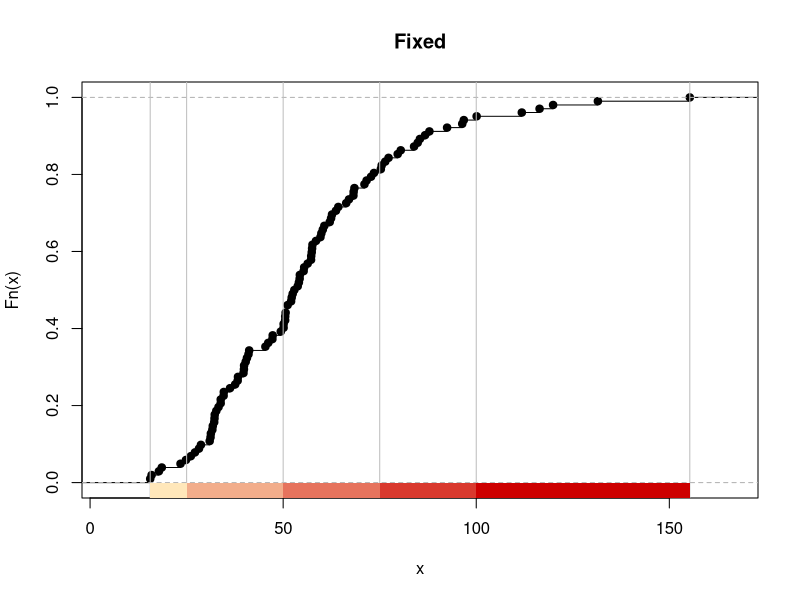
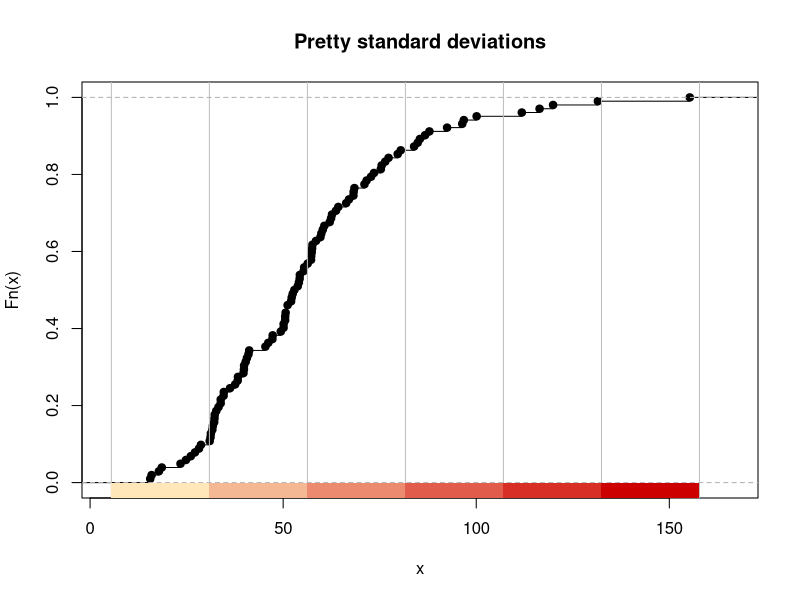
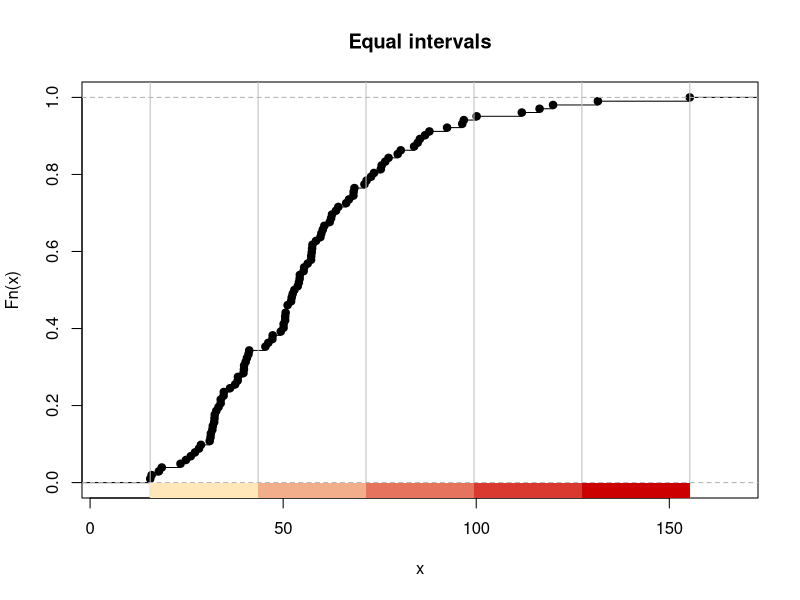
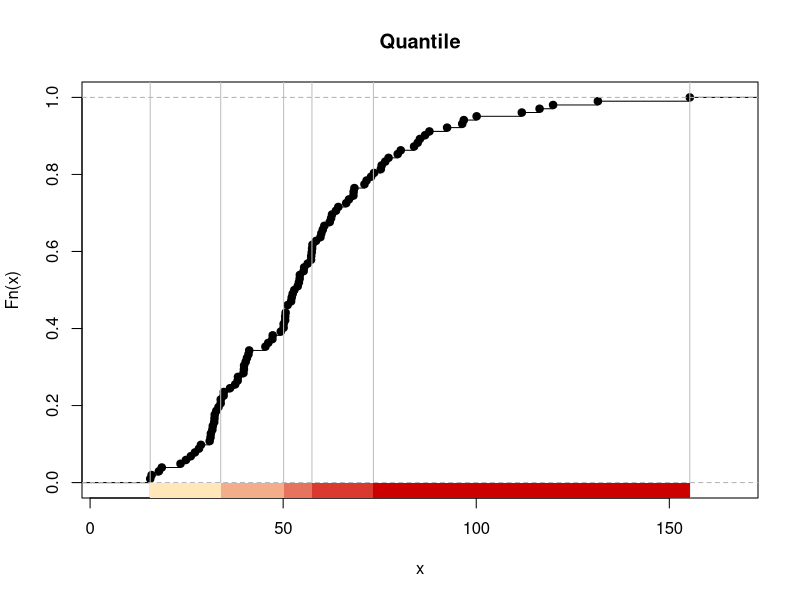
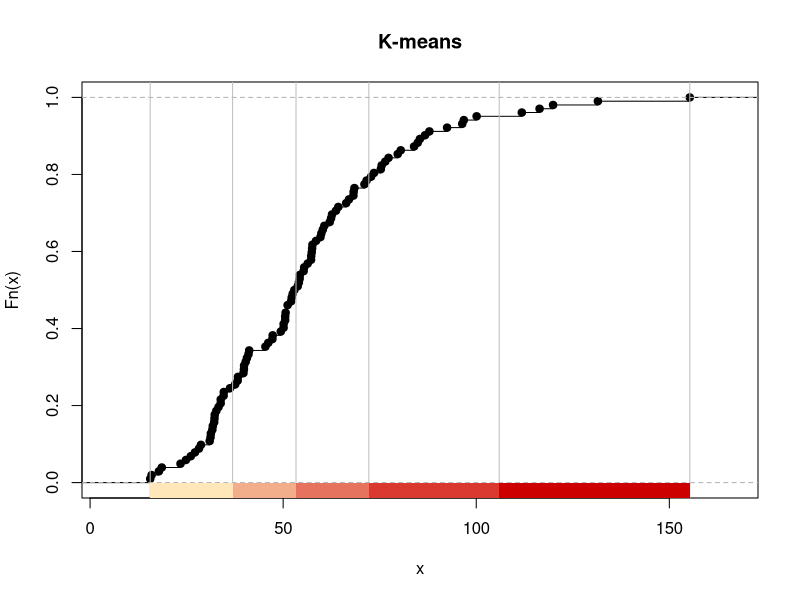
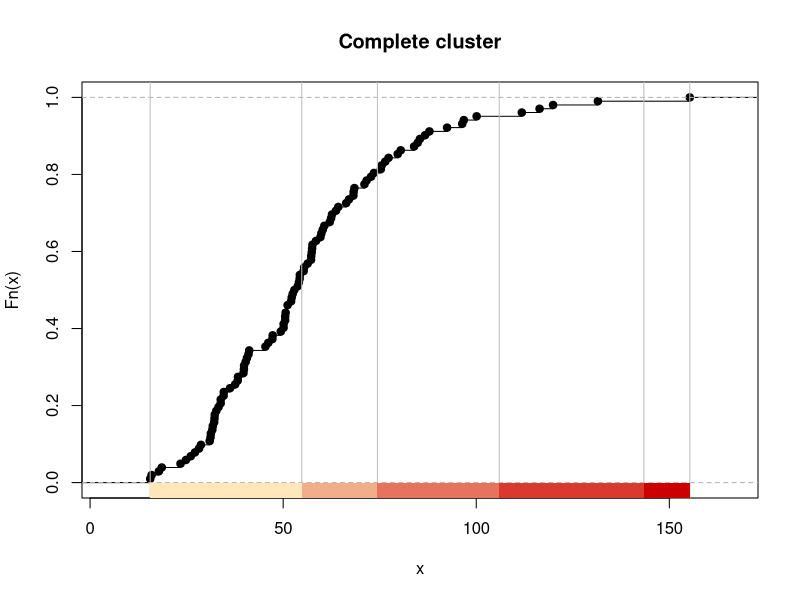
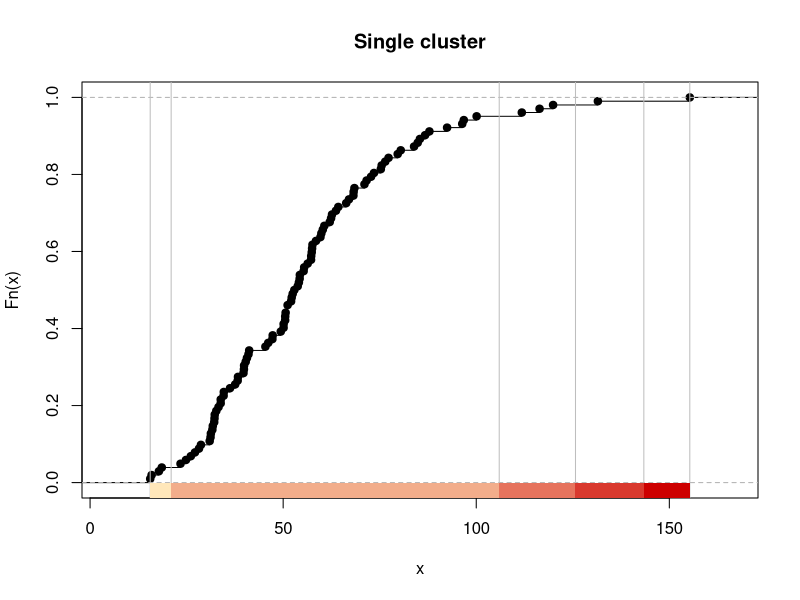
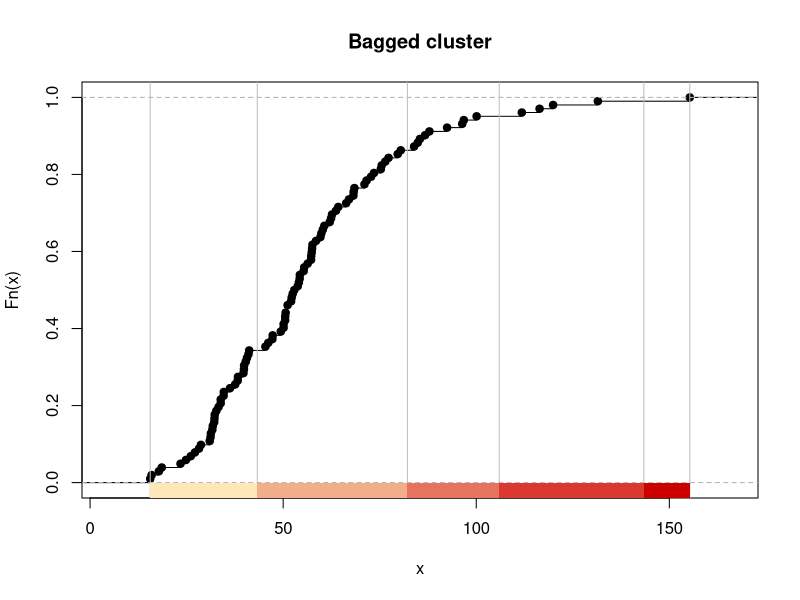

Write the R code that produced these figures, in order.
## ---- chunk 1
knitr::opts_chunk$set(echo = TRUE)
library(classInt)
library(spData)
## ---- chunk 2
data(jenks71, package="spData")
pal1 <- c("wheat1", "red3")

plot(classIntervals(jenks71$jenks71, n=5, style="fixed",
 fixedBreaks=c(15.57, 25, 50, 75, 100, 155.30)), pal=pal1, main="Fixed")
## ---- chunk 3
plot(classIntervals(jenks71$jenks71, n=5, style="sd"), pal=pal1, main="Pretty standard deviations")
## ---- chunk 4
plot(classIntervals(jenks71$jenks71, n=5, style="equal"), pal=pal1, main="Equal intervals")
## ---- chunk 5
plot(classIntervals(jenks71$jenks71, n=5, style="quantile"), pal=pal1, main="Quantile")
## ---- chunk 6
set.seed(1)
plot(classIntervals(jenks71$jenks71, n=5, style="kmeans"), pal=pal1, main="K-means")
plot(classIntervals(jenks71$jenks71, n=5, style="hclust", method="complete"),
 pal=pal1, main="Complete cluster")
## ---- chunk 7
plot(classIntervals(jenks71$jenks71, n=5, style="hclust", method="single"),
 pal=pal1, main="Single cluster")
## ---- chunk 8
set.seed(1)
plot(classIntervals(jenks71$jenks71, n=5, style="bclust", verbose=FALSE),
 pal=pal1, main="Bagged cluster")
## ---- chunk 9
plot(classIntervals(jenks71$jenks71, n=5, style="fisher"), pal=pal1, main="Fisher's method")
## ---- chunk 10
plot(classIntervals(jenks71$jenks71, n=5, style="jenks"), pal=pal1, main="Jenks' method")
## ---- chunk 11
classIntervals(jenks71$jenks71, n=5, style="fixed", fixedBreaks=c(15.57, 25, 50, 75, 100, 155.30))
## ---- chunk 12
classIntervals(jenks71$jenks71, n=5, style="sd")
classIntervals(jenks71$jenks71, n=5, style="equal")
## ---- chunk 13
classIntervals(jenks71$jenks71, n=5, style="quantile")
## ---- chunk 14
set.seed(1)
classIntervals(jenks71$jenks71, n=5, style="kmeans")
set.seed(1)
classIntervals(jenks71$jenks71, n=5, style="kmeans", intervalClosure="right")
## ---- chunk 15
set.seed(1)
classIntervals(jenks71$jenks71, n=5, style="kmeans", dataPrecision=0)
## ---- chunk 16
set.seed(1)
print(classIntervals(jenks71$jenks71, n=5, style="kmeans"), cutlabels=FALSE)
classIntervals(jenks71$jenks71, n=5, style="hclust", method="complete")
classIntervals(jenks71$jenks71, n=5, style="hclust", method="single")
## ---- chunk 17
set.seed(1)
classIntervals(jenks71$jenks71, n=5, style="bclust", verbose=FALSE)
classIntervals(jenks71$jenks71, n=5, style="bclust", hclust.method="complete", verbose=FALSE)
## ---- chunk 18
classIntervals(jenks71$jenks71, n=5, style="fisher")
classIntervals(jenks71$jenks71, n=5, style="jenks")
x <- c(0, 0, 0, 1, 2, 50)
classIntervals(x, n=3, style="fisher")
classIntervals(x, n=3, style="jenks")

# Argument 'unique' will collapse the label of classes containing a 
# single value. This is particularly useful for 'censored' variables
# that contain for example many zeros. 

data_censored<-c(rep(0,10), rnorm(100, mean=20,sd=1),rep(26,10))
plot(density(data_censored))
## ---- chunk 19
cl2<-classIntervals(data_censored, n=5, style="jenks", dataPrecision=2)

print(cl2, unique=FALSE)
print(cl2, unique=TRUE)
